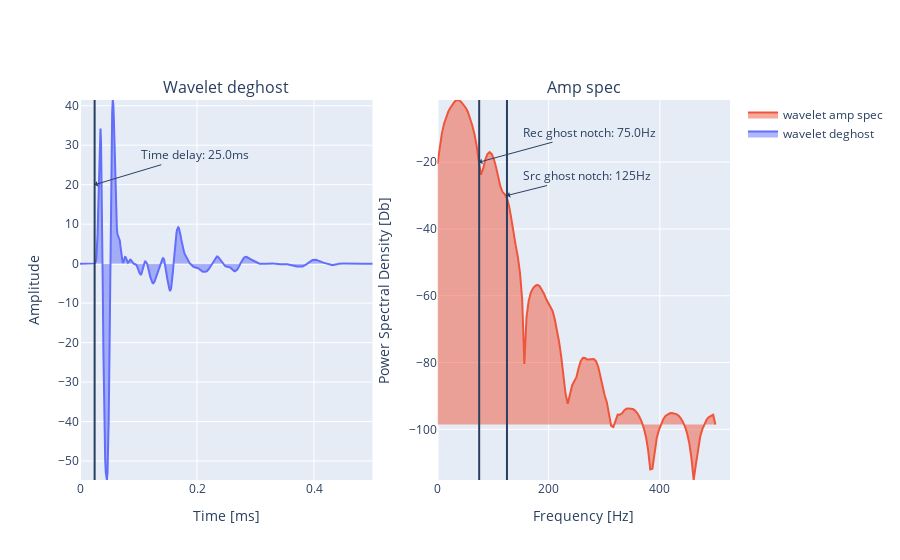

Notebook cell for this chart:
### Markdown cell above
Visualize all necessary information

### Code cell
receiver_ghost = np.convolve(wavelet, receiver_ghost_filter, mode='full')

t = np.arange(receiver_ghost.size)*dt

xf, Pxx = welch(receiver_ghost, fs, detrend=None, nfft=256, nperseg=128)

fig = make_subplots(rows=1, cols=2, subplot_titles=('Wavelet deghost', 'Amp spec'))
fig.add_trace(go.Scatter(x=t, y=receiver_ghost, name="wavelet deghost", fill='tonextx'), row=1, col=1)
fig.add_trace(go.Scatter(x=xf, y=10*np.log10(Pxx), name="wavelet amp spec", fill='tozerox'), row=1, col=2)
fig.add_vline(x=t0, row=1, col=1)
fig.add_vline(x=125, row=1, col=2)
fig.add_vline(x=1/tr, row=1, col=2)
fig.add_annotation(x=t0, y=20, text=f"Time delay: {t0*1000}ms", xshift=0,
  showarrow=True, align='center', arrowhead=1, xanchor='auto', textangle=0, ax=100, ay=-30, row=1, col=1)
fig.add_annotation(x=125, y=-30, text=f"Src ghost notch: 125Hz", xshift=0,
  showarrow=True, align='center', arrowhead=1, xanchor='auto', textangle=0, ax=80, ay=-20, row=1, col=2)
fig.add_annotation(x=1/tr, y=-20, text=f"Rec ghost notch: {1/tr}Hz", xshift=0,
  showarrow=True, align='center', arrowhead=1, xanchor='auto', textangle=0, ax=110, ay=-30, row=1, col=2)
fig.update_xaxes(title="Time [ms]", row=1, col=1, range=[0, 0.5])
fig.update_yaxes(title="Amplitude", row=1, col=1)
fig.update_xaxes(title="Frequency [Hz]", row=1, col=2)
fig.update_yaxes(title="Power Spectral Density [Db]", row=1, col=2)
fig.show()

### Figure 1 — Plotly figure (JSON) as saved in the notebook; plotly's stock layout.template omitted (floating-point values rounded to 4 significant figures; data arrays with more than 128 entries replaced by an {"elided": "..."} marker saying what was removed)
{"data": [{"fill": "tonextx", "name": "wavelet deghost", "type": "scatter", "x": {"elided": "1523 float values"}, "xaxis": "x", "y": {"elided": "1523 float values"}, "yaxis": "y"}, {"fill": "tozerox", "name": "wavelet amp spec", "type": "scatter", "x": {"elided": "129 float values"}, "xaxis": "x2", "y": {"elided": "129 float values"}, "yaxis": "y2"}], "layout": {"annotations": [{"font": {"size": 16}, "showarrow": false, "text": "Wavelet deghost", "x": 0.225, "xanchor": "center", "xref": "paper", "y": 1, "yanchor": "bottom", "yref": "paper"}, {"font": {"size": 16}, "showarrow": false, "text": "Amp spec", "x": 0.775, "xanchor": "center", "xref": "paper", "y": 1, "yanchor": "bottom", "yref": "paper"}, {"align": "center", "arrowhead": 1, "ax": 100, "ay": -30, "showarrow": true, "text": "Time delay: 25.0ms", "textangle": 0, "x": 0.025, "xanchor": "auto", "xref": "x", "xshift": 0, "y": 20, "yref": "y"}, {"align": "center", "arrowhead": 1, "ax": 80, "ay": -20, "showarrow": true, "text": "Src ghost notch: 125Hz", "textangle": 0, "x": 125, "xanchor": "auto", "xref": "x2", "xshift": 0, "y": -30, "yref": "y2"}, {"align": "center", "arrowhead": 1, "ax": 110, "ay": -30, "showarrow": true, "text": "Rec ghost notch: 75.0Hz", "textangle": 0, "x": 75, "xanchor": "auto", "xref": "x2", "xshift": 0, "y": -20, "yref": "y2"}], "shapes": [{"type": "line", "x0": 0.025, "x1": 0.025, "xref": "x", "y0": 0, "y1": 1, "yref": "y domain"}, {"type": "line", "x0": 125, "x1": 125, "xref": "x2", "y0": 0, "y1": 1, "yref": "y2 domain"}, {"type": "line", "x0": 75, "x1": 75, "xref": "x2", "y0": 0, "y1": 1, "yref": "y2 domain"}], "xaxis": {"anchor": "y", "domain": [0, 0.45], "range": [0, 0.5], "title": {"text": "Time [ms]"}}, "xaxis2": {"anchor": "y2", "domain": [0.55, 1], "title": {"text": "Frequency [Hz]"}}, "yaxis": {"anchor": "x", "domain": [0, 1], "title": {"text": "Amplitude"}}, "yaxis2": {"anchor": "x2", "domain": [0, 1], "title": {"text": "Power Spectral Density [Db]"}}}}
